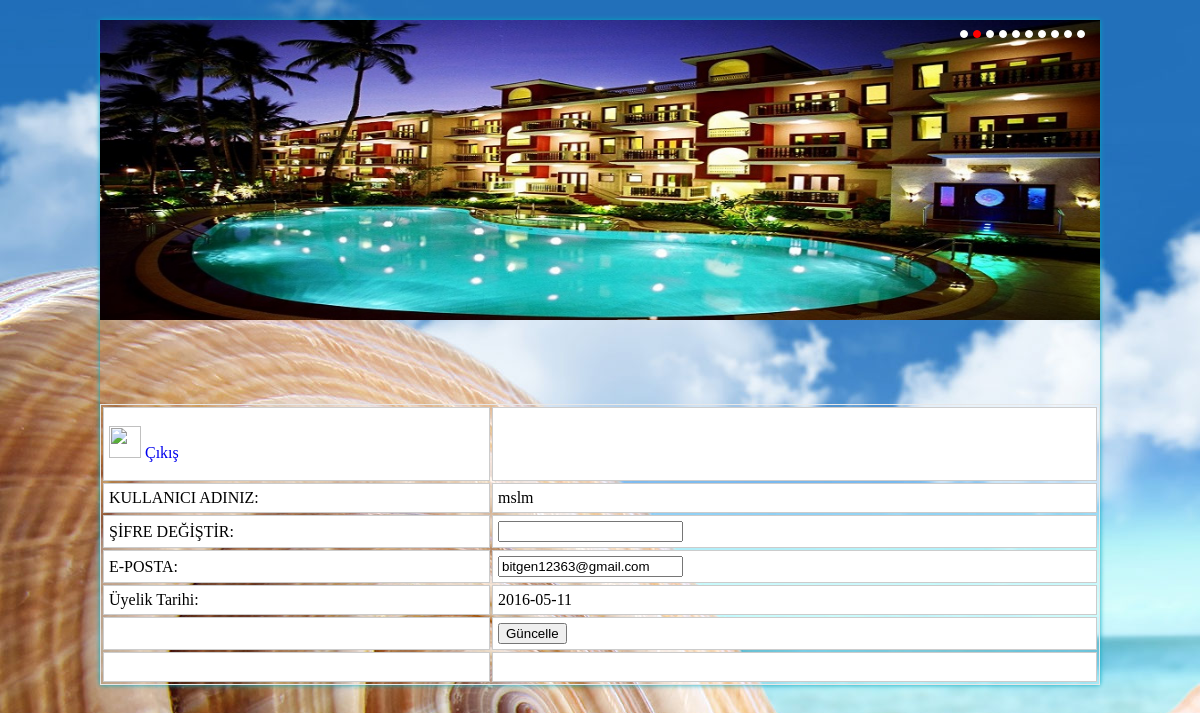
The page /anasayfa1.php (signed in) on the database its author committed.
### tables this page shows
CREATE TABLE IF NOT EXISTS `uyeler` (
  `id` int(11) NOT NULL AUTO_INCREMENT,
  `kullanici_adi` varchar(60) NOT NULL,
  `parola` varchar(60) NOT NULL,
  `eposta` varchar(60) NOT NULL,
  `tarih` date DEFAULT NULL,
  `yetki` varchar(60) NOT NULL DEFAULT '0',
  `tamisim` varchar(50) NOT NULL,
  `telefon` varchar(50) NOT NULL,
  `adres` text NOT NULL,
  PRIMARY KEY (`id`)
);

### anasayfa1.php (the view, shortened to what this page needs)
<?php include "head.php"; ?>
<?php include "head2.php"; ?>
<?php
$sorgula = mysql_query("SELECT * FROM uyeler WHERE kullanici_adi='".$_COOKIE["kullanici_adi"]."' and parola='".$_COOKIE["parola"]."'") or die (mysql_error());
$uyeler = mysql_fetch_array($sorgula);
?>
<body>
<div id="altresim">
<p>&nbsp;</p>
<p>&nbsp;</p>
<form name="guncelle" method="post" action="anasayfa1.php?id=<?php echo $uyeler['id']; ?>">
<table align="center" width="300" border="0" cellspacing="2" cellpadding="2">
  <tr>
    <td height="62"><img src="image/uye.png" width="32" height="32" /> <a href="cikis.php">&Ccedil;ıkış</a></td>
    <td height="62" align="right">&nbsp;</td>
  </tr>
  <tr>
    <td width="114">KULLANICI ADINIZ:</td>
    <td width="179"><?php echo $uyeler['kullanici_adi']; ?></td>
  </tr>
  <tr>
    <td>ŞİFRE DEĞİŞTİR:</td>
    <td><input type="password" name="parola" value=""  /></td>
  </tr>
  <tr>
    <td>E-POSTA:</td>
    <td><input type="text" name="eposta" value="<?php echo $uyeler['eposta']; ?>"  /></td>
  </tr>
  <tr>
    <td>&Uuml;yelik Tarihi:</td>
    <td>
	<?php echo $uyeler['tarih'];?></td>
  </tr>
  <tr>
    <td>&nbsp;</td>
    <td><input type="submit" name="button" value="Güncelle" /></td>
  </tr>
  <tr>
    <td>&nbsp;</td>
    <td>&nbsp;</td>
  </tr>
</table>
</form>
</div>
</body>
</html>

### css/style.css (style rules this page uses)
a { text-decoration: none; }
body { background: url(../image/otel.jpg); background-repeat: no-repeat; background-attachment: fixed; }
table { border: 1px solid #e7e7e7; width: 100%; }
table th, table td { border: 1px solid #ccc; padding: 5px; }
table tbody td { background: #fff; }

### rows shown on the page
uyeler: kullanici_adi "mslm", eposta "bitgen12363@gmail.com", tarih "2016-05-11"
